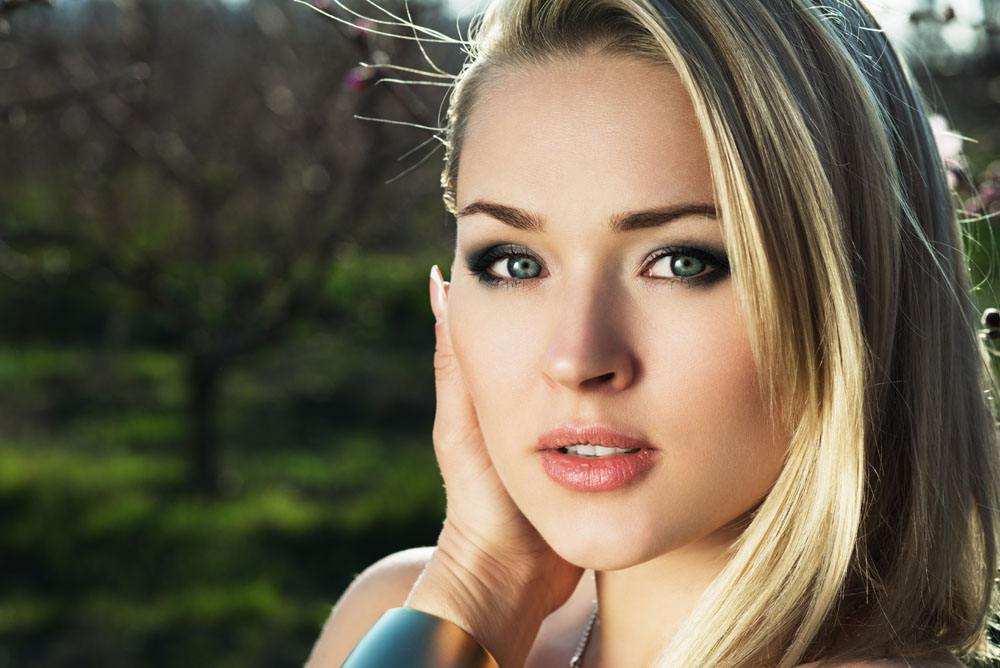
#> input picture my_computer_vision/test-face.jpg, 1000 x 668 px
$ python pad_image.py test-face.jpg
#> lines starting #> are read from the running program, lines starting #| are printed output that depends on the picture
#!/usr/bin/env python
# -*- coding:utf-8 -*-
from PIL import Image, ImageEnhance
from pylab import imshow,show,axis,array,zeros
import sys
im = Image.open(sys.argv[1])
#> im is the input picture: PIL image 1000x668 RGB; mean R, G, B 105.8, 95.6, 76.5
a4im = Image.new('RGB',
                      (im.width+20, im.height+30),   # A4 at 72dpi
                      (255, 255, 255))  # White
#> a4im: PIL image 1020x698 RGB; every value is 255

a4im.paste(im,(20,30))  # Not centered, top-left corner
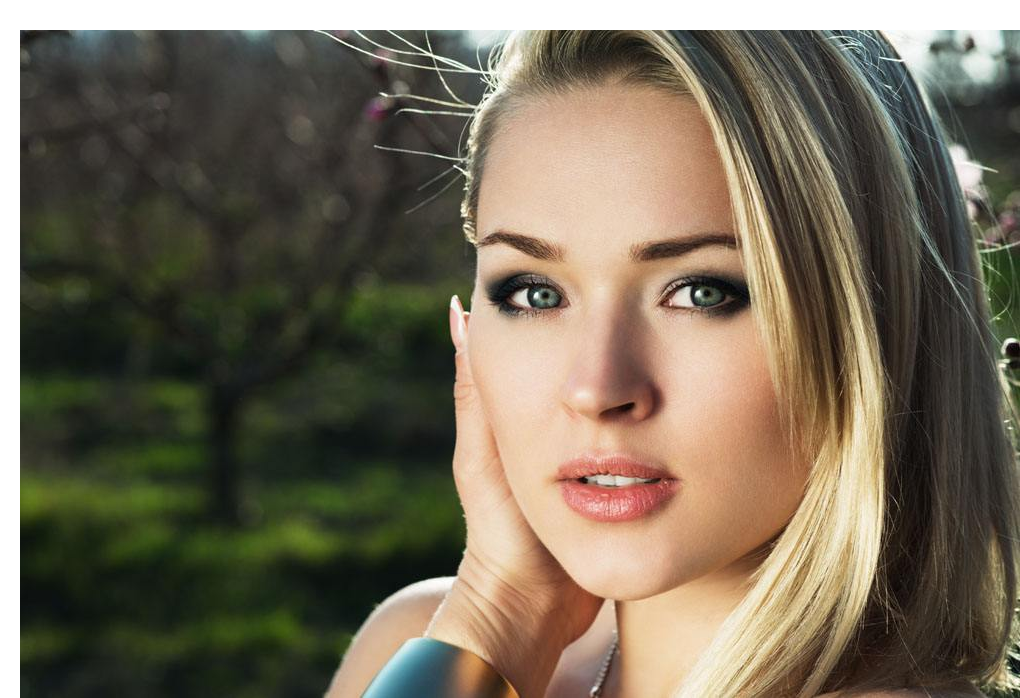
#> a4im: PIL image 1020x698 RGB; mean R, G, B 115, 105.4, 87.5

#(595, 842),   # A4 at 72dpi
#a4im.paste(im, im.getbbox())  # Not centered, top-left corner
a4im.show()
